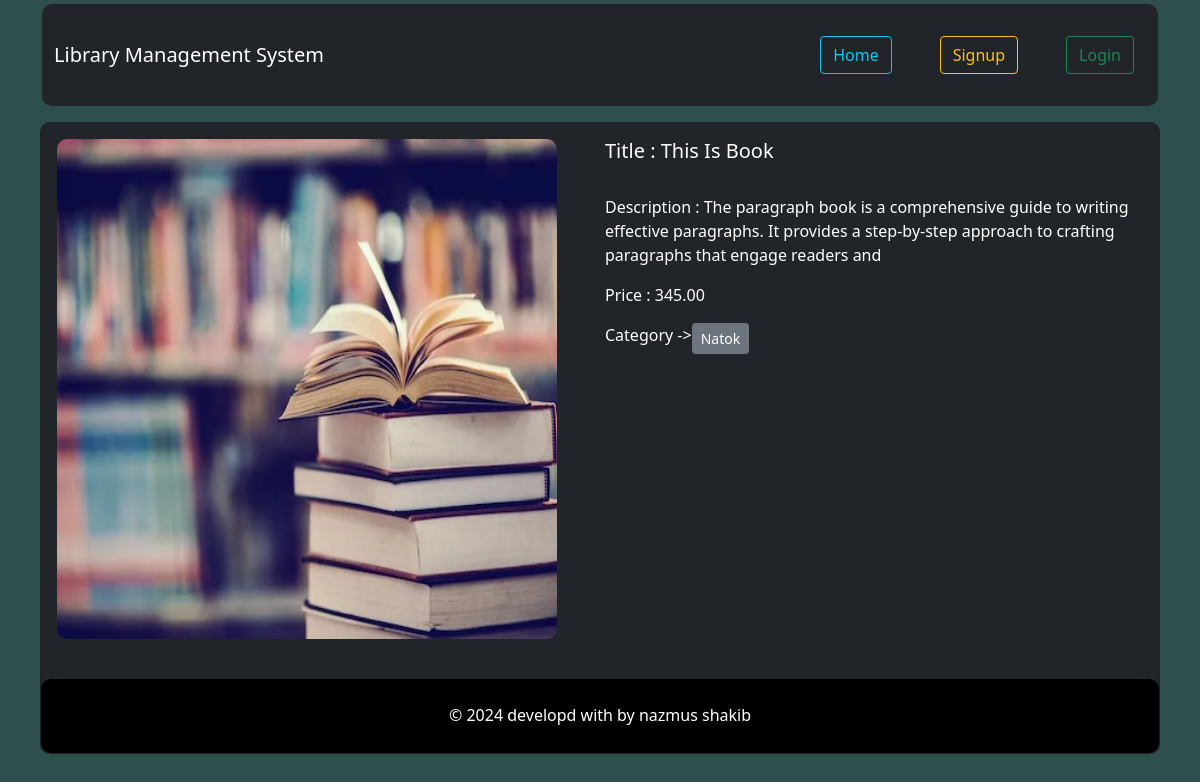
The page /Books/details/4 on the database its author committed.
### Books/models.py (models this page shows, shortened)
class BookModel(models.Model):
    title=models.CharField(max_length=100)
    description=models.CharField(max_length=1000000)
    image=models.ImageField(upload_to='image/uploads')
    price=models.DecimalField(max_digits=12,decimal_places=2)
    category=models.ManyToManyField(Category,null=True,blank=True)

class Category(models.Model):
    name=models.CharField(max_length=100)
    slug=models.SlugField(max_length=200,null=True,blank=True,unique=True)
    def __str__(self):
        return self.name

### Books/views.py (the view)
# urls.py: path('details/<int:id>',views.BookDetailsView.as_view(),name='book_details'),
class BookDetailsView(DetailView):
    template_name='./Books/book_details.html'
    model=BookModel
    pk_url_kwarg='id'
    success_url=reverse_lazy('home')
    def get_context_data(self,*args,**kwargs):
        context=super().get_context_data(*args,**kwargs)
        id=self.kwargs.get('id')
        book=BookModel.objects.get(pk=id)
        context['book']=book
        return context

### Books/templates/Books/book_details.html (shortened to what this page needs)
{% extends "base.html" %}
{% block content %}
<div class="card mt-3 bg-dark text-white" style="width: 70rem; margin:auto; border-radius: 10px;">
  <div class="card-body d-flex justify-content-center gap-5">
    <img src="{{book.image.url}}" class="card-img-top" style='border-radius: 10px; width:500px; height:500px;'
      alt="book_ima">
    <div>
      <h5 class="card-title">Title : {{book.title}}</h5>
      <br>
      <p class="card-text">Description : {{book.description}}</p>
      <p>Price : {{book.price}}</p>
      <div class='d-flex flex-wrap'>
        {% for ca in book.category.all %}
        Category -> <a class="btn btn-secondary btn-sm" type='button' disabled>{{ca}}</a>
        {% endfor %}
      </div>
      <br>
    </div>
  </div>
  {% endblock content %}

### rows shown on the page
BookModel: image (picture), title "This Is Book", description "The paragraph book is a comprehensive guide to writing effective paragraphs. It provides a step-by-step approach to crafting paragraphs that engage readers and", price "345.00"
Category: name "Natok"
